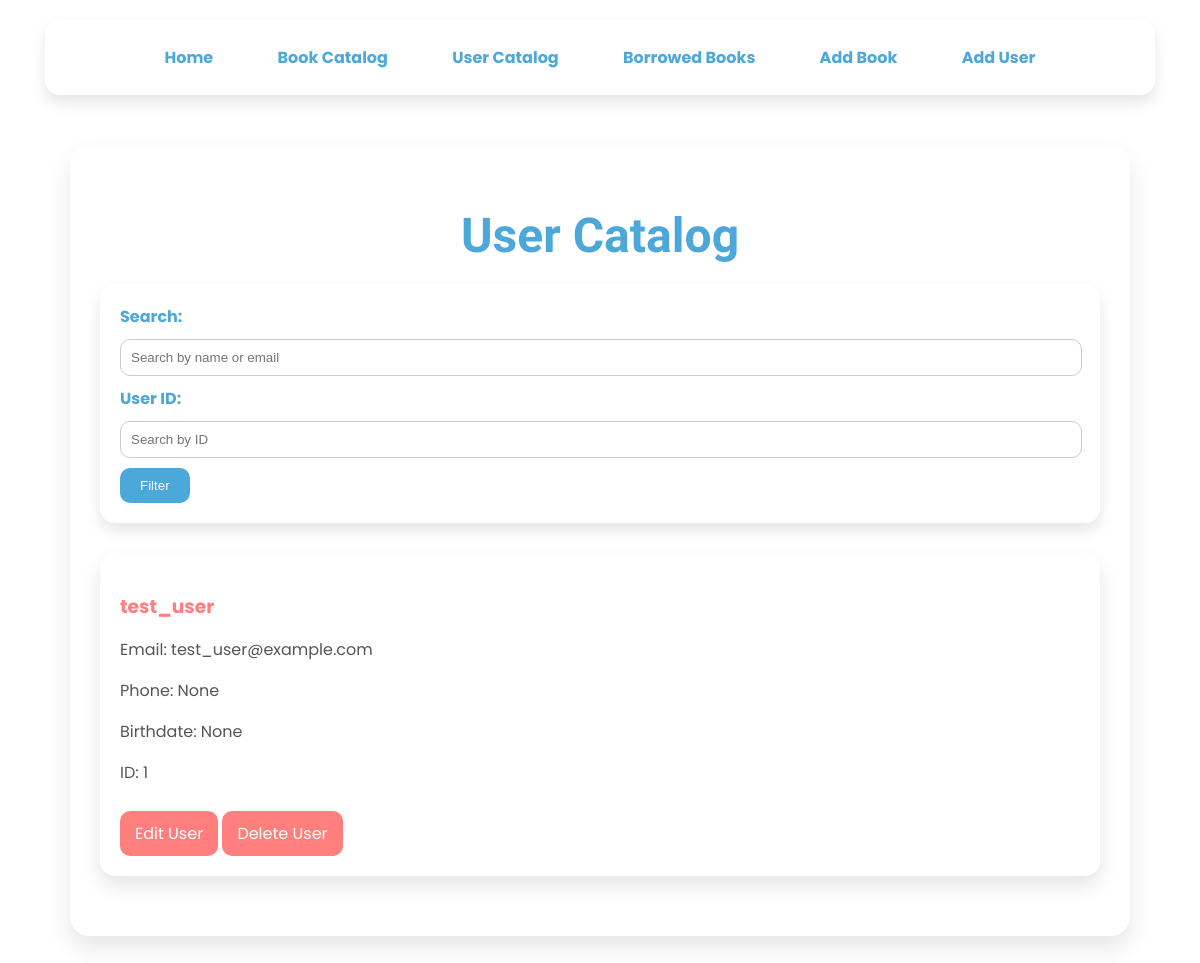
/users, run on an earlier commit of the app's database.
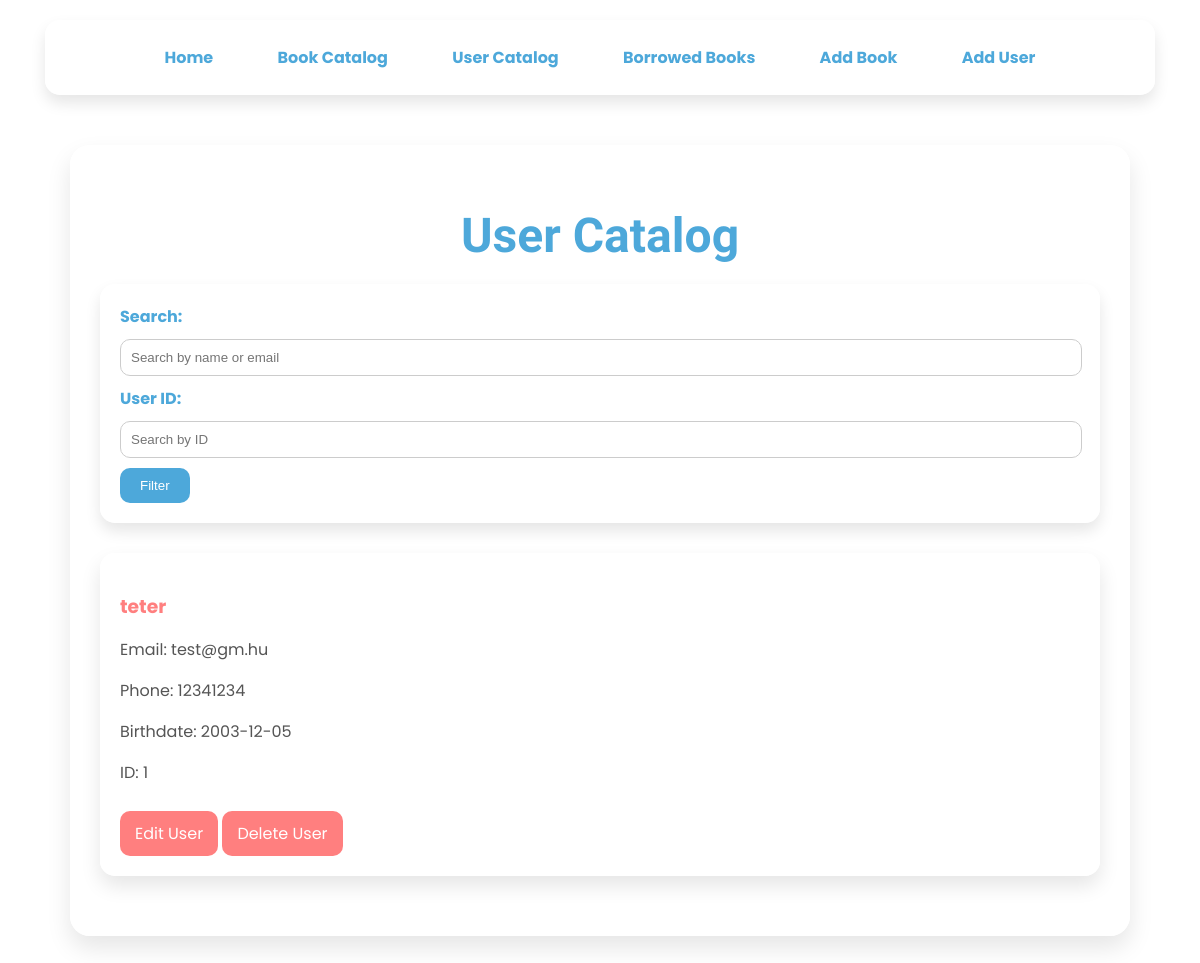
And on a later commit of the database.
### app/models.py (models this page shows, shortened)
class User(db.Model):
    id = db.Column(db.Integer, primary_key=True)
    name = db.Column(db.String(100), nullable=False)
    email = db.Column(db.String(100), nullable=False)
    phone_number = db.Column(db.String(20), nullable=True)
    birthdate = db.Column(db.Date, nullable=True)
    borrowed_books = relationship('Borrow', backref='user', cascade='all, delete-orphan')

### app/routes.py (the view)
@main.route('/users', methods=['GET', 'POST'])
def users():
    search = request.args.get('search', '')
    user_id = request.args.get('id', '')
    query = User.query
    if search:
        query = query.filter(User.name.ilike(f'%{search}%') | User.email.ilike(f'%{search}%'))
    if user_id:
        query = query.filter(User.id == user_id)
    users = query.paginate(page=request.args.get('page', 1, type=int), per_page=5)
    return render_template('users.html', users=users)

### app/templates/users.html (shortened to what this page needs)
<!DOCTYPE html>
<html lang="en">
<head>
</head>
<body>
<nav>
    <a href="{{ url_for('main.home') }}">Home</a>
    <a href="{{ url_for('main.catalog') }}">Book Catalog</a>
    <a href="{{ url_for('main.users') }}">User Catalog</a>
    <a href="{{ url_for('main.borrowed_books') }}">Borrowed Books</a>
    <a href="{{ url_for('main.add_book') }}">Add Book</a>
    <a href="{{ url_for('main.add_user') }}">Add User</a>
</nav>
<div class="container">
    <h1>User Catalog</h1>
    <form class="filter-form" method="get" action="{{ url_for('main.users') }}">
        <label for="search">Search:</label>
        <input type="text" id="search" name="search" placeholder="Search by name or email"
               value="{{ request.args.get('search', '') }}">
        <label for="id">User ID:</label>
        <input type="number" id="id" name="id" placeholder="Search by ID" value="{{ request.args.get('id', '') }}">
        <button type="submit">Filter</button>
    </form>
    {% for user in users.items %}
    <div class="user-card">
        <h3>{{ user.name }}</h3>
        <p>Email: {{ user.email }}</p>
        <p>Phone: {{ user.phone_number }}</p>
        <p>Birthdate: {{ user.birthdate }}</p>
        <p>ID: {{ user.id }}</p>
        <a href="{{ url_for('main.edit_user', user_id=user.id) }}" class="btn">Edit User</a>
        <a href="{{ url_for('main.delete_user', user_id=user.id) }}" class="btn"
           onclick="return confirm('Are you sure you want to delete this user?')">Delete User</a>
    </div>
    {% endfor %}
</div>
</body>
</html>

What changed in the data, as far as the page shows it:
changed User id 1: name "test_user" → "teter"; email "test_user@example.com" → "test@gm.hu"; phone_number "None" → "12341234"; birthdate "None" → "2003-12-05"
